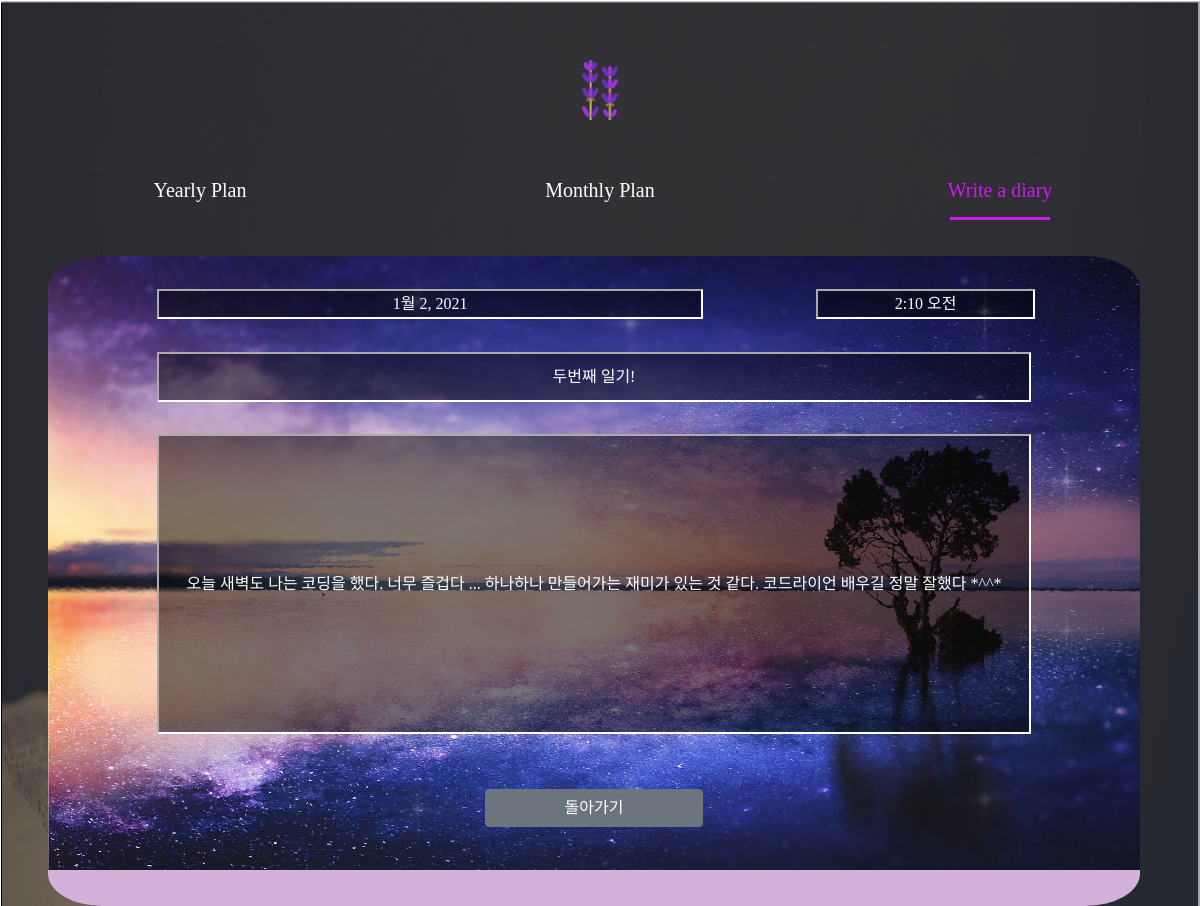
Page /2/ on the committed database.
### diary_app/models.py (models this page shows)
class Diary(models.Model):
    title1=models.CharField(max_length=50, blank=False) #제목
    content1=models.CharField(max_length=200, blank=False) #내용
    month1=models.IntegerField(blank=False, default=1) #달
    date1=models.DateField(null=False, blank=True) #날짜
    time1=models.TimeField(null=False, blank=True) #시간

### diary_app/views.py (the view)
# urls.py: path('<int:id>/',views.read, name='read'),
def read(request,id):
    content=get_object_or_404(Diary,pk=id)
    return render(request,'read_diary.html',{'check':content})

### diary_app/templates/read_diary.html (shortened to what this page needs)
<!DOCTYPE html>
<html lang="en">
<head>
    <link href="/static/css/write_diary.css" rel="stylesheet" />
    <link rel="stylesheet" href="https://cdn.jsdelivr.net/npm/bootstrap@4.5.3/dist/css/bootstrap.min.css">
</head>
<body>
    <nav>
        <div style="margin-top:5%">
            <a href="{% url 'index' %}">
                <img id="top" style="width: 5%;" src="/static/lavender1.png">
            </a>
        </div>
        <div>
            <div class="menu">
                <a href="{% url 'yearly' %}">
                    <span style="font-size: 20px;">Yearly Plan</span>
                </a>
                <a href="{% url 'monthly' %}"><span style="font-size: 20px;">Monthly Plan</span></a>
                <a href="{% url 'list' %}" class="on"><span style="font-size: 20px;">Write a diary</span></a>
                <span></span>
            </div>
        </div>
    </nav>
    <form action="{% url 'list' %}" method="GET">
        <div class="diary_area">
            <input type="text" style="width: 50%;" name=date1 placeholder="{{check.date1}}" readonly>
            <input type="datetime" style="width: 20%; text-align: center;" name=time1 placeholder="{{check.time1}}" readonly>
            <input type="text" style="height: 50px;text-align: center;" placeholder="{{check.title1}}" name=title1 readonly>
            <input type="text" style="height: 300px;" placeholder="{{check.content1}}" name=content1 readonly>
            <div class="but" style="margin-top: 5%;">
                <button type="submit" class="btn btn-secondary">돌아가기</button>
            </div>
        </div>
    </form>
</body>
</html>

### diary_app/static/css/write_diary.css (style rules this page uses)
* { font-family: 'InkLipquid'; }
body { background-image: url(/static/배경.png); background-size: 100% 150%; }
.menu { margin-top: 0%; }
div .menu { margin-top:5%; }
nav { left: 0; top: 0%; width: 100%; z-index: 999; }
nav div { display: flex; position: relative; width: 1200px; margin: 0 auto; }
nav div a { flex: 1; display: block; bottom: 5%; height: 50px; line-height: 40px; text-align:center; color: rgb(255, 255, 255); text-decoration: none; }
nav div a.on { color: #ca1ced; }
nav div > span { position: absolute; left: 0; bottom: 0; width: 100px; height: 3px; background-color: #ca1ced; opacity:0; transition: all .5s; }
nav div a:nth-child(3).on ~ span { left :950px; opacity:1; }
.diary_area { background-image: url(/static/letter2.jpg); background-repeat: no-repeat; background-size: 100%; margin-top: 3%; margin-left: 4%; background-color:#d3b1da; width: 91%; height: 650px; border-radius: 5%; }
.diary_area input { margin-top: 3%; margin-left: 10%; width: 80%; background-color: rgb(0, 0, 0,0.5); color:white; border-color: rgb(255, 255, 255); }
::placeholder { text-align: center; color: white; border-color: white; }
.but { position: relative; text-align: center; font-weight: bolder; margin-top: -3%; font-size: 20px; }
.but button { width:20%; }

### rows in the picture
Diary: date1 "1월 2, 2021", time1 "2:10 오전", title1 "두번째 일기!", content1 "오늘 새벽도 나는 코딩을 했다. 너무 즐겁다 ... 하나하나 만들어가는 재미가 있는 것 같다. 코드라이언 배우길 정말 잘했다 *^^*"
